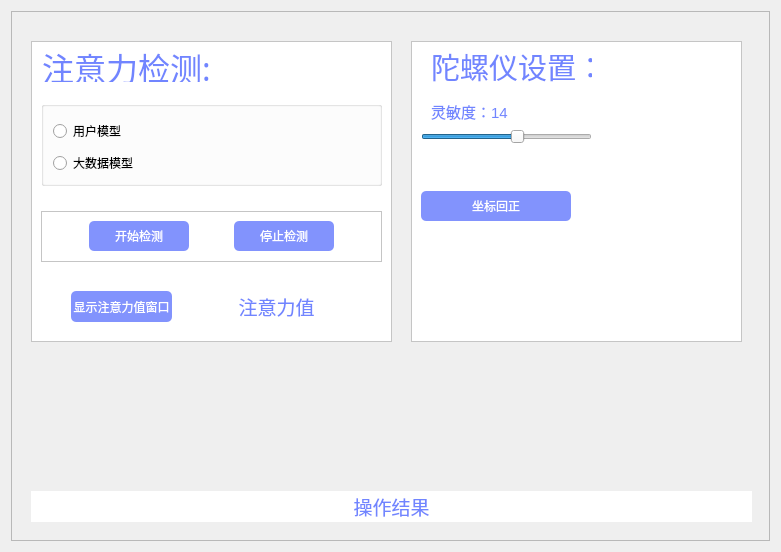
<?xml version="1.0" encoding="UTF-8"?>
<ui version="4.0">
 <class>SetUp</class>
 <widget class="QWidget" name="SetUp">
  <property name="geometry">
   <rect>
    <x>0</x>
    <y>0</y>
    <width>781</width>
    <height>552</height>
   </rect>
  </property>
  <property name="windowTitle">
   <string>设置</string>
  </property>
  <property name="styleSheet">
   <string notr="true">#frame_background{
border-image:url(:/img/background-gg.jpg);
}

#frame_gy, #frame_3,#frame_attention{
    background-color:#ffffff
}


QPushButton{
    color:#ffffff;
    border: none;
    background-color:#8293fd;
    border-radius: 5px;
}

QLabel
{
    color:#7185ff;

}</string>
  </property>
  <layout class="QGridLayout" name="gridLayout">
   <item row="0" column="0">
    <widget class="QFrame" name="frame_background">
     <property name="frameShape">
      <enum>QFrame::StyledPanel</enum>
     </property>
     <property name="frameShadow">
      <enum>QFrame::Raised</enum>
     </property>
     <widget class="QFrame" name="frame_gy">
      <property name="geometry">
       <rect>
        <x>400</x>
        <y>30</y>
        <width>331</width>
        <height>301</height>
       </rect>
      </property>
      <property name="frameShape">
       <enum>QFrame::StyledPanel</enum>
      </property>
      <property name="frameShadow">
       <enum>QFrame::Raised</enum>
      </property>
      <widget class="QSlider" name="horizontalSlider">
       <property name="geometry">
        <rect>
         <x>10</x>
         <y>80</y>
         <width>171</width>
         <height>31</height>
        </rect>
       </property>
       <property name="minimum">
        <number>6</number>
       </property>
       <property name="maximum">
        <number>20</number>
       </property>
       <property name="pageStep">
        <number>1</number>
       </property>
       <property name="value">
        <number>14</number>
       </property>
       <property name="orientation">
        <enum>Qt::Horizontal</enum>
       </property>
      </widget>
      <widget class="QLabel" name="label">
       <property name="geometry">
        <rect>
         <x>20</x>
         <y>10</y>
         <width>161</width>
         <height>31</height>
        </rect>
       </property>
       <property name="font">
        <font>
         <family>微软雅黑</family>
         <pointsize>22</pointsize>
        </font>
       </property>
       <property name="text">
        <string>陀螺仪设置：</string>
       </property>
      </widget>
      <widget class="QPushButton" name="resetButton">
       <property name="geometry">
        <rect>
         <x>10</x>
         <y>150</y>
         <width>150</width>
         <height>30</height>
        </rect>
       </property>
       <property name="sizePolicy">
        <sizepolicy hsizetype="Fixed" vsizetype="Fixed">
         <horstretch>0</horstretch>
         <verstretch>0</verstretch>
        </sizepolicy>
       </property>
       <property name="minimumSize">
        <size>
         <width>150</width>
         <height>30</height>
        </size>
       </property>
       <property name="maximumSize">
        <size>
         <width>150</width>
         <height>30</height>
        </size>
       </property>
       <property name="text">
        <string>坐标回正</string>
       </property>
      </widget>
      <widget class="QLabel" name="sensitivityLabel">
       <property name="geometry">
        <rect>
         <x>20</x>
         <y>60</y>
         <width>161</width>
         <height>20</height>
        </rect>
       </property>
       <property name="font">
        <font>
         <pointsize>11</pointsize>
        </font>
       </property>
       <property name="text">
        <string>灵敏度：14</string>
       </property>
      </widget>
     </widget>
     <widget class="QFrame" name="frame_attention">
      <property name="geometry">
       <rect>
        <x>20</x>
        <y>30</y>
        <width>361</width>
        <height>301</height>
       </rect>
      </property>
      <property name="frameShape">
       <enum>QFrame::StyledPanel</enum>
      </property>
      <property name="frameShadow">
       <enum>QFrame::Raised</enum>
      </property>
      <widget class="QLabel" name="resultLabel">
       <property name="geometry">
        <rect>
         <x>180</x>
         <y>250</y>
         <width>131</width>
         <height>31</height>
        </rect>
       </property>
       <property name="font">
        <font>
         <pointsize>14</pointsize>
        </font>
       </property>
       <property name="text">
        <string>注意力值</string>
       </property>
       <property name="scaledContents">
        <bool>false</bool>
       </property>
       <property name="alignment">
        <set>Qt::AlignCenter</set>
       </property>
      </widget>
      <widget class="QLabel" name="label2">
       <property name="geometry">
        <rect>
         <x>10</x>
         <y>10</y>
         <width>171</width>
         <height>31</height>
        </rect>
       </property>
       <property name="font">
        <font>
         <family>微软雅黑</family>
         <pointsize>24</pointsize>
        </font>
       </property>
       <property name="text">
        <string>注意力检测:</string>
       </property>
       <property name="alignment">
        <set>Qt::AlignCenter</set>
       </property>
      </widget>
      <widget class="QGroupBox" name="groupBox">
       <property name="geometry">
        <rect>
         <x>10</x>
         <y>60</y>
         <width>341</width>
         <height>85</height>
        </rect>
       </property>
       <property name="styleSheet">
        <string notr="true"/>
       </property>
       <property name="title">
        <string/>
       </property>
       <layout class="QVBoxLayout" name="verticalLayout">
        <item>
         <widget class="QRadioButton" name="userModeBtn">
          <property name="sizePolicy">
           <sizepolicy hsizetype="Fixed" vsizetype="Fixed">
            <horstretch>0</horstretch>
            <verstretch>0</verstretch>
           </sizepolicy>
          </property>
          <property name="minimumSize">
           <size>
            <width>150</width>
            <height>30</height>
           </size>
          </property>
          <property name="maximumSize">
           <size>
            <width>150</width>
            <height>30</height>
           </size>
          </property>
          <property name="text">
           <string>用户模型</string>
          </property>
         </widget>
        </item>
        <item>
         <widget class="QRadioButton" name="bigDataBtn">
          <property name="sizePolicy">
           <sizepolicy hsizetype="Fixed" vsizetype="Fixed">
            <horstretch>0</horstretch>
            <verstretch>0</verstretch>
           </sizepolicy>
          </property>
          <property name="minimumSize">
           <size>
            <width>150</width>
            <height>30</height>
           </size>
          </property>
          <property name="maximumSize">
           <size>
            <width>150</width>
            <height>30</height>
           </size>
          </property>
          <property name="text">
           <string>大数据模型</string>
          </property>
         </widget>
        </item>
       </layout>
      </widget>
      <widget class="QPushButton" name="pushButton">
       <property name="geometry">
        <rect>
         <x>40</x>
         <y>250</y>
         <width>101</width>
         <height>31</height>
        </rect>
       </property>
       <property name="text">
        <string>显示注意力值窗口</string>
       </property>
      </widget>
      <widget class="QFrame" name="frame_3">
       <property name="geometry">
        <rect>
         <x>10</x>
         <y>170</y>
         <width>341</width>
         <height>51</height>
        </rect>
       </property>
       <property name="frameShape">
        <enum>QFrame::StyledPanel</enum>
       </property>
       <property name="frameShadow">
        <enum>QFrame::Raised</enum>
       </property>
       <layout class="QHBoxLayout" name="horizontalLayout">
        <item>
         <spacer name="horizontalSpacer_2">
          <property name="orientation">
           <enum>Qt::Horizontal</enum>
          </property>
          <property name="sizeHint" stdset="0">
           <size>
            <width>40</width>
            <height>20</height>
           </size>
          </property>
         </spacer>
        </item>
        <item>
         <widget class="QPushButton" name="beginButton">
          <property name="sizePolicy">
           <sizepolicy hsizetype="Fixed" vsizetype="Fixed">
            <horstretch>0</horstretch>
            <verstretch>0</verstretch>
           </sizepolicy>
          </property>
          <property name="minimumSize">
           <size>
            <width>100</width>
            <height>30</height>
           </size>
          </property>
          <property name="maximumSize">
           <size>
            <width>100</width>
            <height>30</height>
           </size>
          </property>
          <property name="text">
           <string>开始检测</string>
          </property>
         </widget>
        </item>
        <item>
         <spacer name="horizontalSpacer">
          <property name="orientation">
           <enum>Qt::Horizontal</enum>
          </property>
          <property name="sizeHint" stdset="0">
           <size>
            <width>40</width>
            <height>20</height>
           </size>
          </property>
         </spacer>
        </item>
        <item>
         <widget class="QPushButton" name="stopButton">
          <property name="sizePolicy">
           <sizepolicy hsizetype="Fixed" vsizetype="Fixed">
            <horstretch>0</horstretch>
            <verstretch>0</verstretch>
           </sizepolicy>
          </property>
          <property name="minimumSize">
           <size>
            <width>100</width>
            <height>30</height>
           </size>
          </property>
          <property name="maximumSize">
           <size>
            <width>100</width>
            <height>30</height>
           </size>
          </property>
          <property name="text">
           <string>停止检测</string>
          </property>
         </widget>
        </item>
        <item>
         <spacer name="horizontalSpacer_3">
          <property name="orientation">
           <enum>Qt::Horizontal</enum>
          </property>
          <property name="sizeHint" stdset="0">
           <size>
            <width>40</width>
            <height>20</height>
           </size>
          </property>
         </spacer>
        </item>
       </layout>
      </widget>
     </widget>
     <widget class="QLabel" name="feedbackLabel">
      <property name="geometry">
       <rect>
        <x>20</x>
        <y>480</y>
        <width>721</width>
        <height>31</height>
       </rect>
      </property>
      <property name="font">
       <font>
        <pointsize>14</pointsize>
       </font>
      </property>
      <property name="styleSheet">
       <string notr="true">#feedbackLabel{
	background-color:rgb(255, 255, 255)
}</string>
      </property>
      <property name="text">
       <string>操作结果</string>
      </property>
      <property name="scaledContents">
       <bool>false</bool>
      </property>
      <property name="alignment">
       <set>Qt::AlignCenter</set>
      </property>
     </widget>
    </widget>
   </item>
  </layout>
 </widget>
 <resources/>
 <connections/>
</ui>
